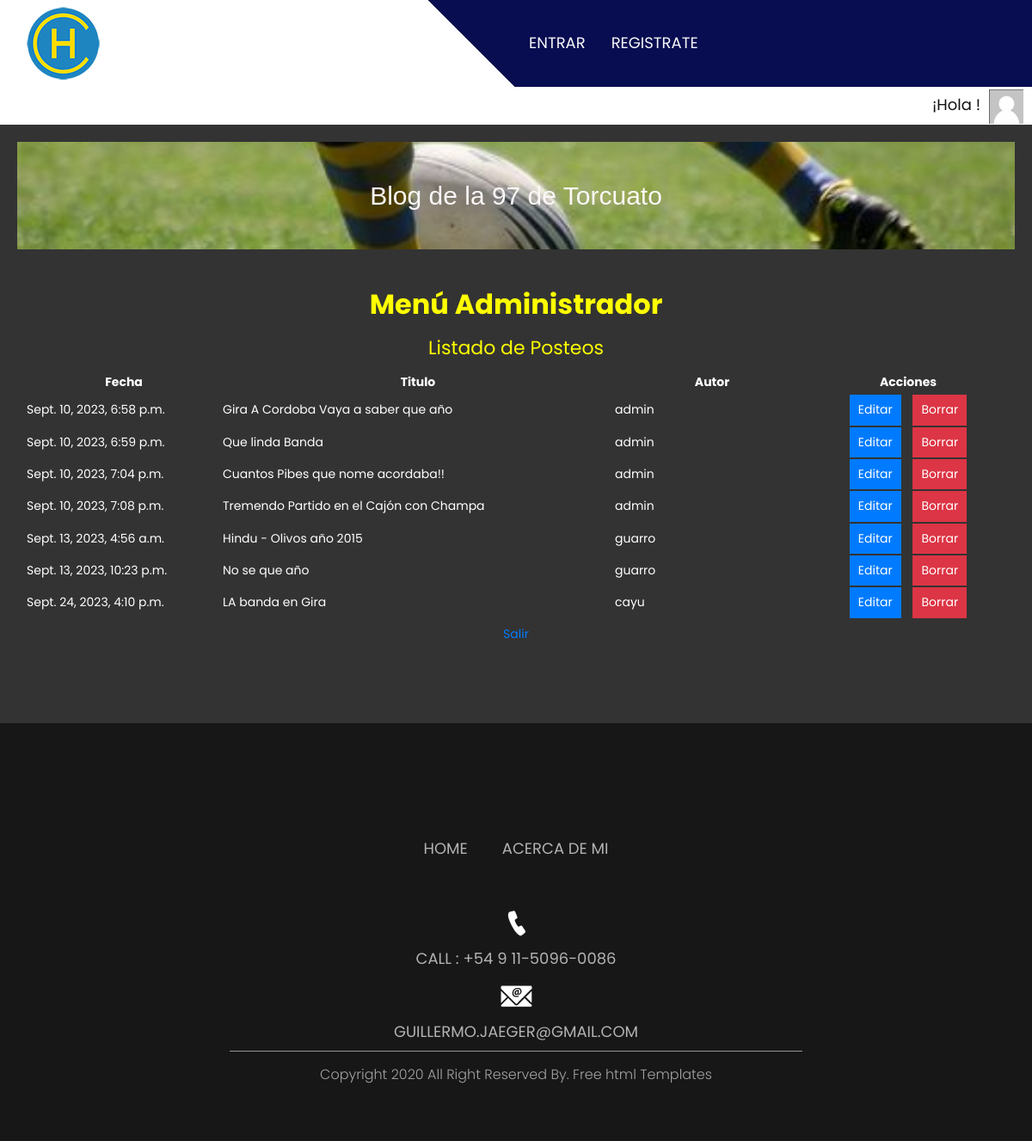
The app's page /administrador/adminposteolistar/ with its own data.
### Entradas/models.py (models this page shows, shortened)
class Entrada(models.Model):
    titulo = models.CharField(max_length=160)
    subtitulo = models.CharField(max_length=150)
    contenido = models.TextField()
    fecha = models.DateTimeField(auto_now_add=True)
    autor = models.ForeignKey(User, on_delete=models.CASCADE)
    imagen = models.ImageField(upload_to='img/')  # Debes configurar la carga de archivos estáticos

### administrador/views.py (the view)
# urls.py: path('administrador/adminposteolistar/', views.adminposteoLista, name='adminposteolista'),
def adminposteoLista(request):
    avatar= obtenerAvatar(request)
    posteos = Entrada.objects.all()     #.order_by('-fecha')
    num_posteos = len(posteos)
    adminposteolista_url = reverse('administrador:adminposteolista')      # Crea la URL para redireccionar
    return render(request, 'administrador/adminposteolistar.html', {'adminposteolista_url': adminposteolista_url, 'posteos': posteos, 'num_posteos': num_posteos,  "avatar": avatar})

### Inicio/views.py (called while the page is built)
def obtenerAvatar(request):
    avatares=Avatar.objects.filter(user=request.user.id)
    if len(avatares)!=0:
        return avatares[0].imagen.url
    else:
        return "/media/avatars/avatarpordefecto.png"

### templates/administrador/adminposteolistar.html (shortened to what this page needs)
{% extends "padre.html" %}
{% load static %}
{% block contenido-principal %}
<html>
<head>
</head>
<body>
    <div class="container" style="background-color: #333;">
        <div class="row justify-content-center align-items-center" style="min-height: 10vh;">
            <h2 class="most_text" style="text-align: center; color: yellow;">Menú Administrador</h2>
            <h2 style="text-align: center; color: yellow;">Listado de Posteos</h2>
        </div>
    </div>
    <div class="container" style="background-color: #333;">
        <div class="row justify-content-center align-items-center" style="min-height: 30vh;">
            <table style="width: 100%; margin: 0 auto; color: rgb(255, 255, 255);">
                <thead>
                  <tr>
                    <th style="width: 20%; text-align: center;">Fecha</th>
                    <th style="width: 40%; text-align: center;">Titulo</th>
                    <th style="width: 20%; text-align: center;">Autor</th>
                    <th style="width: 20%; text-align: center;">Acciones</th>
                  </tr>
                </thead>
                <tbody>
                  {% for posteo in posteos %}
                  <tr>
                    <td style="text-align: left;">{{ posteo.fecha }}</td>
                    <td style="text-align: left;">{{ posteo.titulo }}</td>
                    <td style="text-align: left;">{{ posteo.autor }}</td>
                    <td style="text-align: center;">
                      <a href="{% url 'administrador:adminposteoeditar' posteo.id %}" style="background-color: #007bff; color: white; padding: 5px 10px; text-decoration: none; margin-right: 10px; display: inline-block;">Editar</a>
                      <form method="post" action="{% url 'administrador:adminposteoeliminar' posteo.id %}" style="display: inline-block;">
                        <button type="submit" style="background-color: #dc3545; color: white; padding: 5px 10px; text-decoration: none; border: none;">Borrar</button>
                      </form>
                    </td>
                  </tr>
                  {% endfor %}
                </tbody>
              </table>
        </div>
    </div>
</body>
<a href="{% url 'administrador:administrador' %}" style="color: #007bff; text-decoration: none; margin-top: 5px; display: block; text-align: center;">Salir</a>
</html>
{% endblock %}

### static/css/style.css (style rules this page uses)
* { box-sizing: border-box !important; transition: ease all 0.5s; }
html { scroll-behavior: smooth; }
body { color: #666666; font-size: 14px; font-family: Poppins; line-height: 1.80857; font-weight: normal; overflow-x: hidden; }
a { color: #1f1f1f; text-decoration: none !important; outline: none !important; -webkit-transition: all .3s ease-in-out; -moz-transition: all .3s ease-in-out; -ms-transition: all .3s ease-in-out; -o-transition: all .3s ease-in-out; transition: all .3s ease-in-out; }
h1, h2, h3, h4, h5, h6 { letter-spacing: 0; font-weight: normal; position: relative; padding: 0 0 10px 0; font-weight: normal; line-height: normal; color: #111111; margin: 0 }
h2 { font-size: 22px }
*, *::after, *::before { -webkit-box-sizing: border-box; -moz-box-sizing: border-box; box-sizing: border-box; }
a { color: #222222; text-decoration: none; outline: none !important; }
a, .btn { text-decoration: none !important; outline: none !important; -webkit-transition: all .3s ease-in-out; -moz-transition: all .3s ease-in-out; -ms-transition: all .3s ease-in-out; -o-transition: all .3s ease-in-out; transition: all .3s ease-in-out; }
button { border: 0; margin: 0; padding: 0; cursor: pointer; }
.most_text { width: 100%; float: left; font-size: 32px; color: #1a1a1a; padding-top: 20px; font-weight: bold; }

### templates/administrador/adminposteolistar.html (style rules this page uses)
body { background-color: #333; }

### records on screen
Entrada: fecha "Sept. 10, 2023, 6:58 p.m.", titulo "Gira A Cordoba Vaya a saber que año", autor "admin"
Entrada: fecha "Sept. 10, 2023, 6:59 p.m.", titulo "Que linda Banda", autor "admin"
Entrada: fecha "Sept. 10, 2023, 7:04 p.m.", titulo "Cuantos Pibes que nome acordaba!!", autor "admin"
Entrada: fecha "Sept. 10, 2023, 7:08 p.m.", titulo "Tremendo Partido en el Cajón con Champa", autor "admin"
Entrada: fecha "Sept. 13, 2023, 4:56 a.m.", titulo "Hindu - Olivos año 2015", autor "guarro"
Entrada: fecha "Sept. 13, 2023, 10:23 p.m.", titulo "No se que año", autor "guarro"
Entrada: fecha "Sept. 24, 2023, 4:10 p.m.", titulo "LA banda en Gira", autor "cayu"
